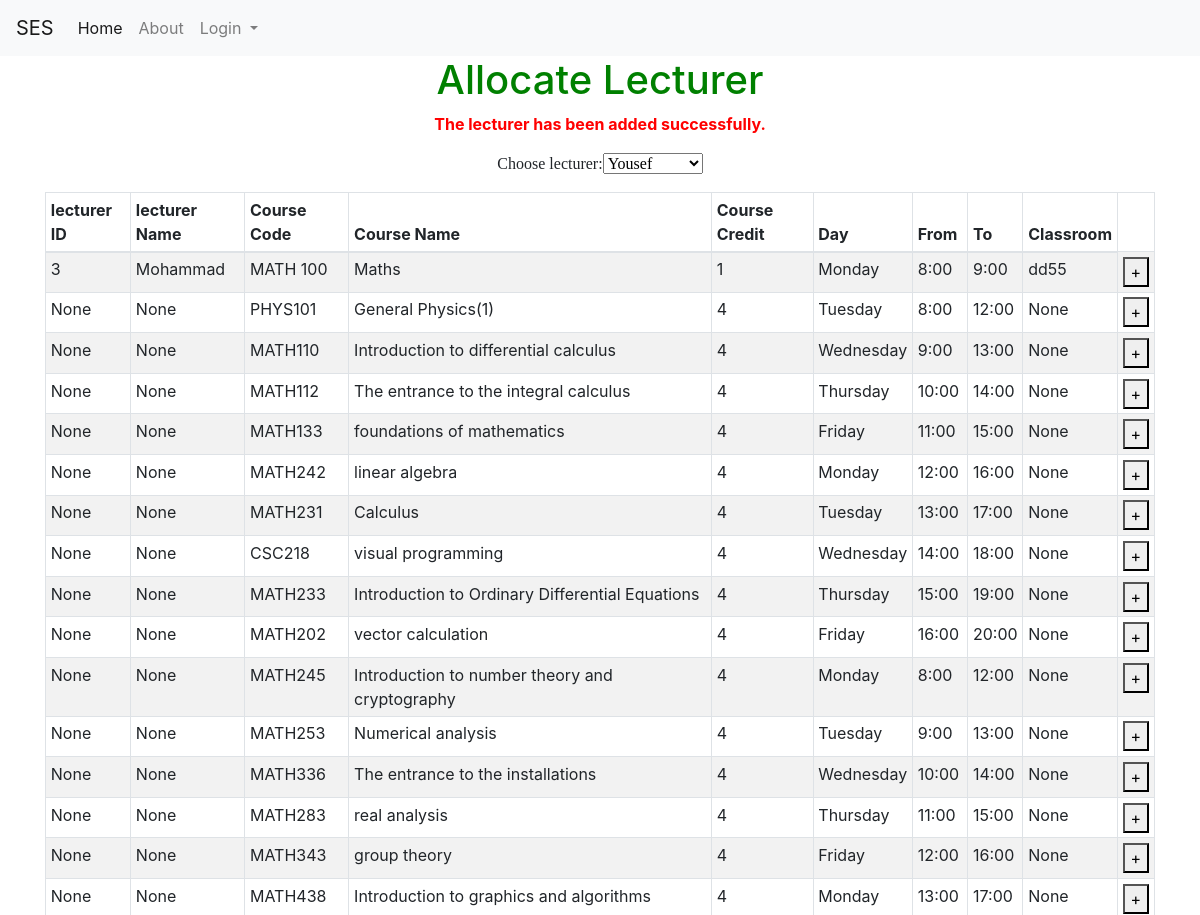
The app's page /allocate_lecturerf (upper part), older data.
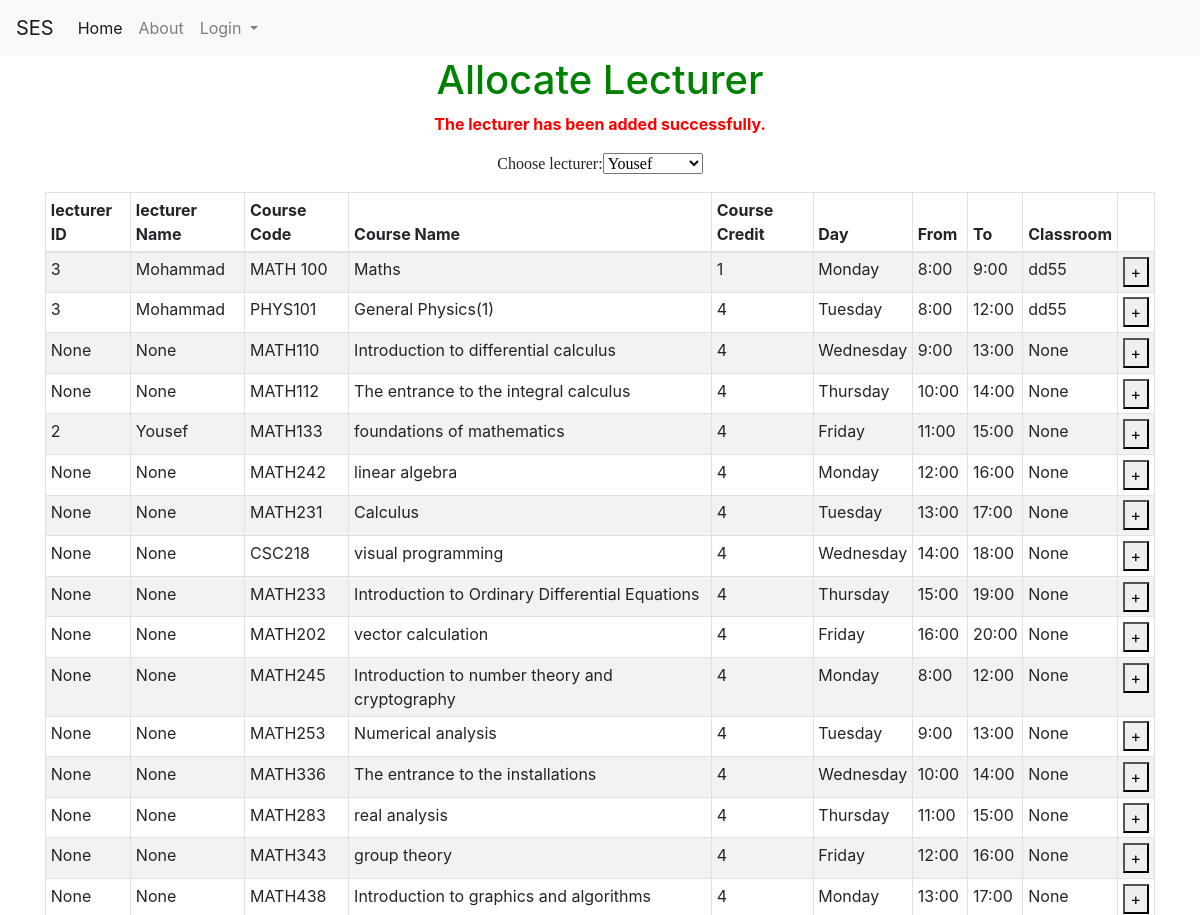
The same page, newer data.
### tables this page shows
CREATE TABLE course (course_id INTEGER NOT NULL PRIMARY KEY AUTOINCREMENT UNIQUE, course_name [nchar] (10), course_descr [nchar] (10), course_code [nchar] (10), dep_id [int], plan_id [int], level_id [int], credit INTEGER, Day_id REFERENCES Day (Day_id), fromT TIME, toT TIME, loc_id INTEGER, SEM INTEGER DEFAULT (223), lec_id INTEGER);

CREATE TABLE Day (Day_id INTEGER PRIMARY KEY, Day_Decs CHAR);

CREATE TABLE loc (loc_id INTEGER PRIMARY KEY UNIQUE, loc_Cap INTEGER, loc_name CHAR CONSTRAINT loc_id UNIQUE ON CONFLICT IGNORE);

### models.py (models this page shows)
class User(UserMixin, db.Model):
    id = db.Column(db.Integer, primary_key=True)
    email = db.Column(db.String(100), unique=True)
    password = db.Column(db.String(100))
    name = db.Column(db.String(1000))
    dep_id =  db.Column(db.Integer)
    rol_id =  db.Column(db.Integer)

### allocate_lecturer.py (the view)
@allocate_lecturer.route('/allocate_lecturerf', methods=['GET', 'POST'])
def allocate_lecturerf():
    with app.app_context():
        SEM = 223
        con = sqlite3.connect("instance/db.sqlite")
        cur = con.cursor()
        cur.execute("SELECT * FROM user where rol_id = 2")
        lec_dd = cur.fetchall()
        con.commit()
        cur.execute("SELECT * FROM lecturer_view")
        lecturer = cur.fetchall()
        course_id = request.form.get('course_id')
        con.commit()
        lec_id = request.form.get('lec_id')
        print("lec_idss")
        print(lec_id)
        cur.execute(""" SELECT distinct

    cp1.Day_id AS CP1_Day_id,
    cp1.lec_id AS CP1_lec_id,
    cp1.fromT AS CP1_fromT,
    cp1.toT AS CP1_toT,
    cp1.SEM AS CP1_SEm,
    cp2.Day_id AS CP2_Day_id,
    cp2.lec_id AS CP2_lec_id,
    cp2.fromT AS CP2_fromT,
    cp2.toT AS CP2_toT,
    cp2.SEM AS CP2_SEm
FROM
    course AS cp1
JOIN
    course AS cp2
    ON cp2.course_id = cp1.course_id AND cp2.SEM = cp1.SEM

      And (cp2.fromT >= cp1.fromT and cp2.fromT < cp1.toT AND  cp1.fromT <= cp2.fromT and cp2.day_id = cp1.day_id)
      OR (cp2.toT > cp1.fromT and cp2.toT <= cp1.toT AND cp1.fromT <= cp2.fromT and cp2.day_id = cp1.day_id )
      OR (cp2.fromT <= cp1.fromT and cp2.toT >= cp1.toT AND cp1.fromT <= cp2.fromT and cp2.day_id = cp1.day_id)

      where cp2.lec_id = ? AND cp1.SEM = ? and  cp1.course_id = ?  """, (lec_id,SEM,course_id))
        entry = cur.fetchone()
        if entry is None:
            cur.execute("UPDATE  course set lec_id = ? where course_id = ? " , (lec_id, course_id))
            con.commit()
            error = "The lecturer has been added successfully. "
        else:
            error = "There is a time conflict. Choose another lecturer."
        cur.execute("SELECT * FROM lecturer_view")
        lecturer = cur.fetchall()
        con.commit()
        con.close()
    return render_template('allocate_lecturer.html', lec_dd=lec_dd,lecturer=lecturer,error=error)

### templates/allocate_lecturer.html (shortened to what this page needs)
{% extends "base.html" %}
{% block content %}
<h1>Allocate Lecturer</h1>
<Form >
    {% if error %}
    <p style="color:red"><strong>{{error}}</strong></p>
    {% endif %}
  </Form>
       <form id = "c_form" method="post" action="/allocate_lecturerf">
        <p style="font-family:verdana">
            Choose lecturer:<SELECT name="lec_id" style="font-family:verdana" id="lec_id">
            {% for j in lec_dd %}
                <OPTION  value={{j[0]}}>{{j[3]}}</OPTION>
            {% endfor %}
            </SELECT>
            </p>
        <table id="lec_courses" class="table table-striped table-bordered table-sm"  cellspacing="0" width="100%">
            <thead>
              <tr>
                <th>lecturer ID</th>
                <th>lecturer Name</th>
                <th>Course Code</th>
                <th>Course Name</th>
                <th>Course Credit</th>
                <th>Day</th>
                <th>From</th>
                <th>To</th>
                <th>Classroom</th>
              </tr>
              </thead>
              <tbody>
               {% for row in lecturer %}
                      <tr>
                          <td>{{row[1]}}</td>
                          <td>{{row[2]}}</td>
                          <td>{{row[3]}}</td>
                          <td>{{row[4]}}</td>
                          <td>{{row[5]}}</td>
                          <td>{{row[6]}}</td>
                          <td>{{row[7]}}</td>
                          <td>{{row[8]}}</td>
                          <td>{{row[9]}}</td>
                          <td><button class="bi bi-plus" type="submit" value="{{ row[0] }}" name="course_id">+</button></td>
                      </tr>
                  {% endfor %}
              </tbody>
          </table>
       </form>
{% endblock %}

Row changes from the older to the newer data that the page shows:
changed course "PHYS101": lec "None" → "3"; name "None" → "Mohammad"; loc_name "None" → "dd55"
changed course "MATH133": lec "None" → "2"; name "None" → "Yousef"
